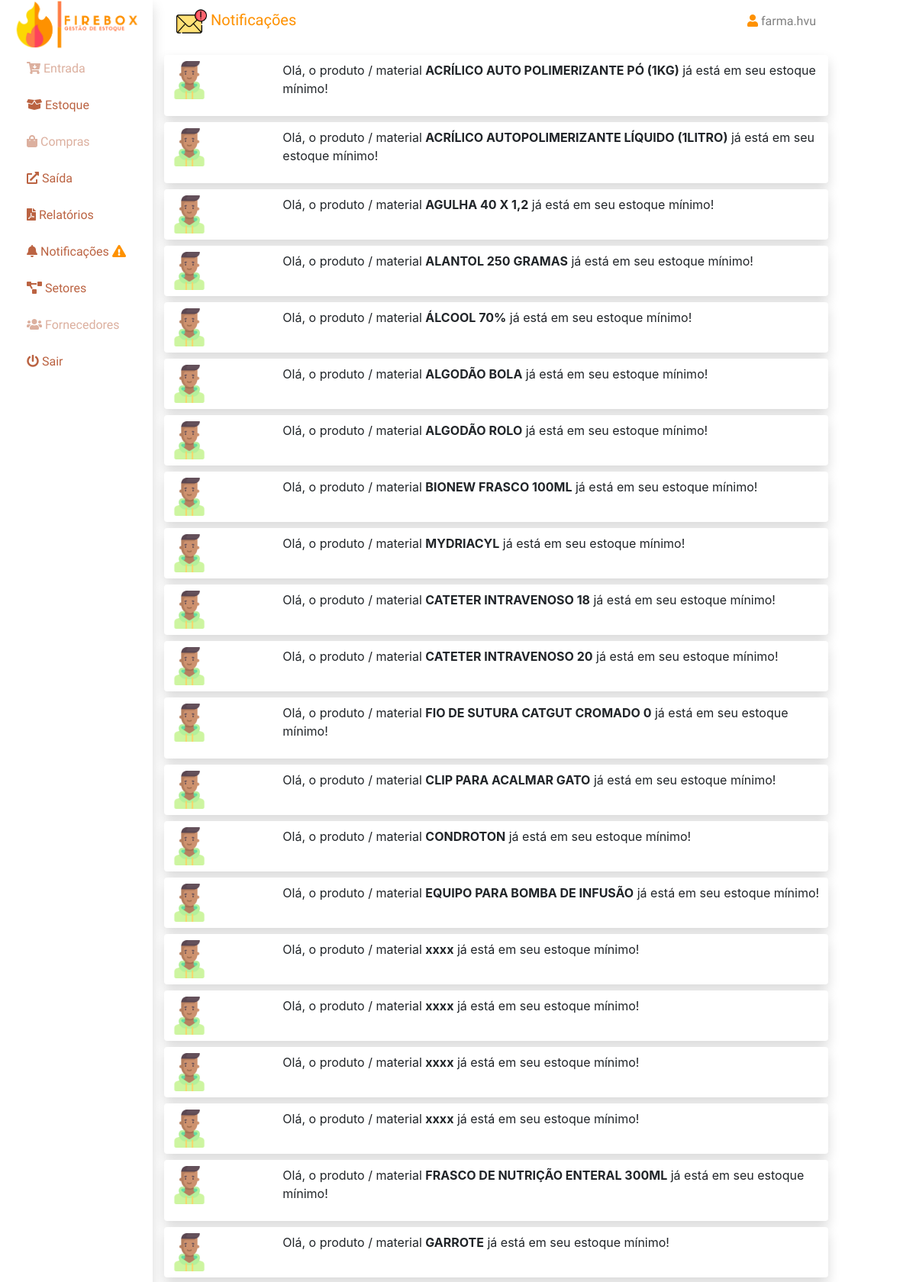
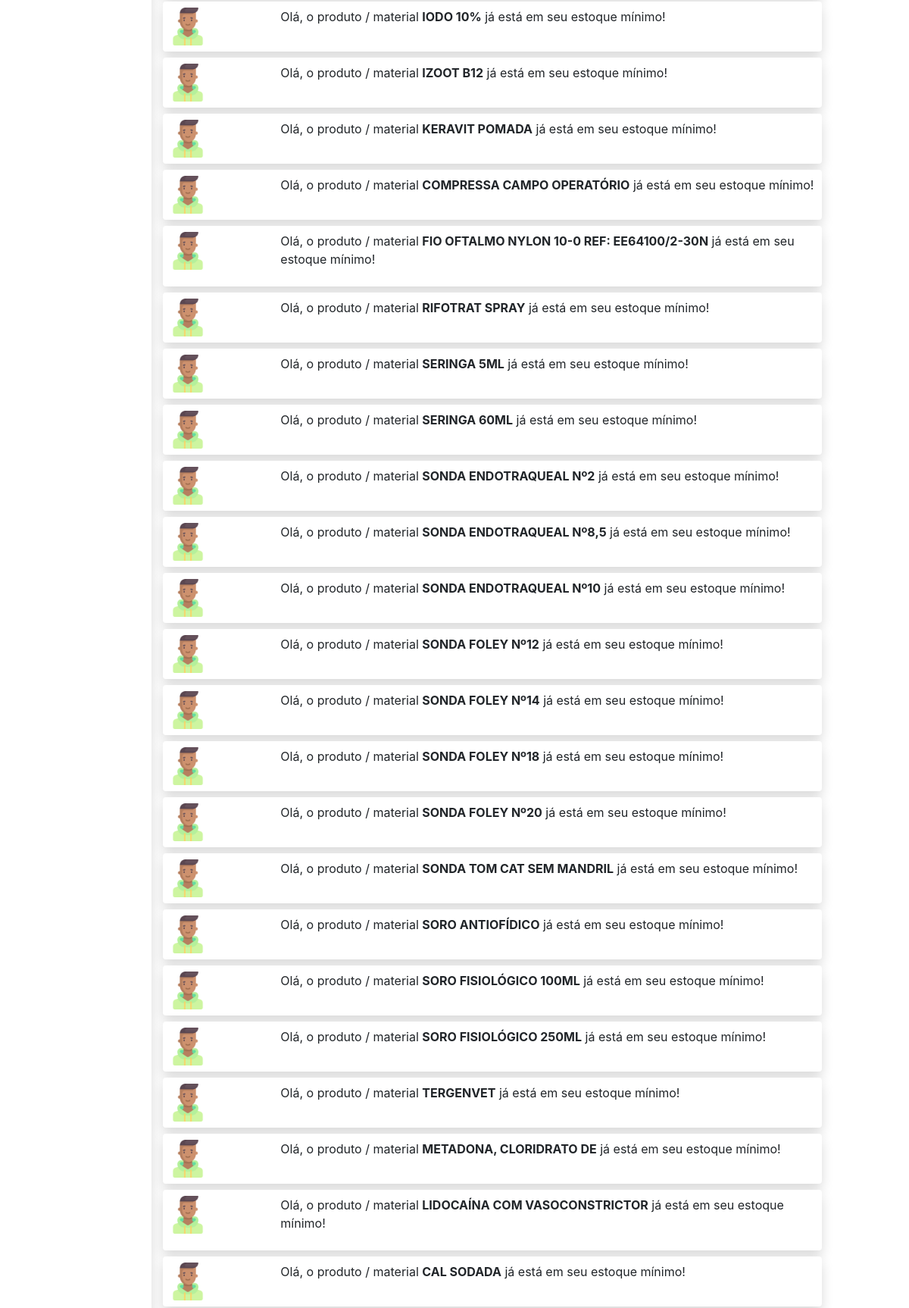
/views/notificacao/notificacao.php (signed in, upper part), run on the app's committed database (2 pictures, top to bottom).
### tables this page shows
CREATE TABLE `tbl_estoque` (
  `id_estoque` int(11) NOT NULL,
  `produto_e` varchar(120) DEFAULT NULL,
  `quantidade_e` varchar(100) DEFAULT NULL,
  `valor_un_e` varchar(100) DEFAULT '0',
  `estoque_minimo_e` varchar(50) DEFAULT NULL,
  `apresentacao` varchar(255) DEFAULT NULL,
  `concentracao` varchar(255) DEFAULT NULL,
  `forma_farmaceutica` varchar(255) DEFAULT NULL,
  `principio_ativo` varchar(255) DEFAULT NULL
);

### back/controllers/conexao.php (called while the page is built, shortened)
<?php
class PDOconectar
{
    public static function conectar()
    {
        try {
            return new PDO("mysql:host=localhost;dbname=boxhub;charset=utf8","root","",
               array(PDO::MYSQL_ATTR_INIT_COMMAND => "SET NAMES utf8"));
        } catch (PDOException $ex) {
            echo "Erro: " . $ex->getMessage();
        }
    }
}
?>

### back/controllers/bhCRUD.php (called while the page is built, shortened)
<?php
require_once('conexao.php');
class BhCRUD
{
    public $conn = null;
    function __construct()
    {
        $this->conn = PDOconectar::conectar();
    }
    public function ver_notificacoes()
    {
        $ver = $this->conn->prepare("SELECT * FROM tbl_estoque");
        $ver->execute();
        return $ver->fetchAll(PDO::FETCH_OBJ);
    }
}

### views/notificacao/notificacao.php (the view, shortened to what this page needs)
<?php
require_once('../../back/controllers/bhCRUD.php');
$f = new BhCRUD();
?>
<!DOCTYPE html>
<html lang="pt-br">
<head>
    <link rel="stylesheet" type="text/css" href="https://cdn.datatables.net/v/bs4-4.1.1/dt-1.10.18/datatables.min.css"/>
    <link rel="stylesheet" href="../../css/style.min.css">
    <link rel="stylesheet" href="https://use.fontawesome.com/releases/v5.8.1/css/all.css"
>
</head>
<body>
<div class="container-fluid">
    <div class="row">
        <?php include_once "../componentes/menu.php" ?>
        <div class="col-9">
            <div class="">
                <nav class="navbar navbar-expand-lg navbar-light">
                    <h5 class="text-primary roboto-condensed"><img src="../../images/mail.png" class="img-fluid"
                                                                   width="40">
                        Notificações</h5>
                    <div class="collapse navbar-collapse" id="conteudoNavbarSuportado">
                        <div class="form-inline my-2 my-lg-0">
                            <h6 class="text-black-50 roboto-condensed"><i
                                        class="fas fa-user text-primary"></i> <?= $_SESSION['user'] ?></h6>
                        </div>
                    </div>
                </nav>
                <div class="text-center mt-2">
                    <?php
                    $produtos = $f->ver_notificacoes();
                    foreach ($produtos as $valores) {
                        if($valores->quantidade_e<= $valores->estoque_minimo_e){
                        ?>
                        <div class="shadow p-2 mb-2 bg-white rounded col-12">
                            <div class="row">
                                <div class="col-2">
                                    <img src="../../images/boy.png" width="50" class="rounded float-left" alt="...">
                                </div>
                                <div class="col-10 text-left">
                                    <p>Olá, o produto / material <strong><?= $valores->produto_e ?></strong> já está em
                                        seu estoque mínimo!</p>
                                </div>
                            </div>
                        </div>
                    <?php }} ?>
                </div>
            </div>
        </div>
    </div>
</div>
</body>
</html>

### views/componentes/menu.php
<div class="col-2 roboto-condensed shadow">
    <div class="text-center">
        <a href="../../index.php">
            <img src="../../images/logo-fire.png" class="img-fluid" width="300">
        </a>
    </div>
    <ul class="list-group list-group-flush">
        <a href="<?= ($_SESSION['user'] == 'compras.hvu') ? '../notaf/n_nota_fiscal.php' : '' ?>"
           class="<?= ($_SESSION['user'] != 'compras.hvu') ? 'isDisabled' : '' ?> text-menu-color-2">
            <li class="list-group-item border-0">
                <i class="fas fa-cart-arrow-down"></i> Entrada
            </li>
        </a>
        <a href="../estoque/nv_estoque.php" class="text-menu-color-2">
            <li class="list-group-item border-0"><i class="fas fa-box-open"></i> Estoque</li>
        </a>
        <a href="<?= ($_SESSION['user'] == 'compras.hvu') ? '../compra/n_ordemcompra.php' : '' ?>"
           class="<?= ($_SESSION['user'] != 'compras.hvu') ? 'isDisabled' : '' ?> text-menu-color-2">
            <li class="list-group-item border-0">
                <i class=" fas fa-shopping-bag"></i> Compras
            </li>
        </a>
        <a href="<?= ($_SESSION['user'] == 'farma.hvu') ? '../saidasetor/s_data_setor.php' : '' ?>"
           class="<?= ($_SESSION['user'] == 'farma.hvu') ? '' : 'isDisabled' ?> text-menu-color-2">
            <li class="list-group-item border-0">
                <i class="fas fa-external-link-alt"></i> Saída
            </li>
        </a>
        <a href="<?= ($_SESSION['user'] == 'farma.hvu') ? '../relatorio/n_relatorio.php' : '' ?>"
           class="<?= ($_SESSION['user'] != 'farma.hvu') ? 'isDisabled' : '' ?> text-menu-color-2">
            <li class="list-group-item border-0 <?= ($_SESSION['user'] != 'farma.hvu') ? 'isDisabled' : '' ?>">
                <i class=" fas fa-file-pdf"></i> Relatórios
            </li>
        </a>
        <a href="../notificacao/notificacao.php" class="text-menu-color-2">
            <li class="list-group-item border-0">
                <i class=" fas fa-bell"></i>
                Notificações
                <span class="float-right">
            <i class="fas fa-exclamation-triangle text-primary"></i>
        </span>
            </li>
        </a>
        <a href="<?= ($_SESSION['user'] == 'farma.hvu') ? '../setores/n_setores.php' : '' ?>"
           class="<?= ($_SESSION['user'] != 'farma.hvu') ? 'isDisabled' : '' ?> text-menu-color-2">
            <li class="list-group-item border-0 <?= ($_SESSION['user'] != 'farma.hvu') ? 'isDisabled' : '' ?>">
                <i class="fas fa-project-diagram"></i> Setores
            </li>
        </a>
        <a href="<?= ($_SESSION['user'] == 'compras.hvu') ? '../fornecedores/fornecedores.php' : '' ?>"
           class="<?= ($_SESSION['user'] != 'compras.hvu') ? 'isDisabled' : '' ?> text-menu-color-2">
            <li class="list-group-item border-0">
                <i class="fas fa-users"></i> Fornecedores
            </li>
        </a>
        <a href="../../back/response/user/destroy_sessao.php" class="text-menu-color-2">
            <li class="list-group-item border-0">
                <i class="fas fa-power-off"></i> Sair
            </li>
        </a>
    </ul>
</div>

### data on the page
tbl_estoque: produto_e "ACRÍLICO AUTO POLIMERIZANTE PÓ (1KG)"
tbl_estoque: produto_e "ACRÍLICO AUTOPOLIMERIZANTE LÍQUIDO (1LITRO)"
tbl_estoque: produto_e "AGULHA 40 X 1,2"
tbl_estoque: produto_e "ALANTOL 250 GRAMAS"
tbl_estoque: produto_e "ÁLCOOL 70%"
tbl_estoque: produto_e "ALGODÃO BOLA"
tbl_estoque: produto_e "ALGODÃO ROLO"
tbl_estoque: produto_e "BIONEW FRASCO 100ML"
tbl_estoque: produto_e "MYDRIACYL"
tbl_estoque: produto_e "CATETER INTRAVENOSO 18"
tbl_estoque: produto_e "CATETER INTRAVENOSO 20"
tbl_estoque: produto_e "FIO DE SUTURA CATGUT CROMADO 0"
tbl_estoque: produto_e "CLIP PARA ACALMAR GATO"
tbl_estoque: produto_e "CONDROTON"
tbl_estoque: produto_e "EQUIPO PARA BOMBA DE INFUSÃO"
tbl_estoque: produto_e "xxxx"
tbl_estoque: produto_e "xxxx"
tbl_estoque: produto_e "xxxx"
tbl_estoque: produto_e "xxxx"
tbl_estoque: produto_e "FRASCO DE NUTRIÇÃO ENTERAL 300ML"
tbl_estoque: produto_e "GARROTE"
tbl_estoque: produto_e "IODO 10%"
tbl_estoque: produto_e "IZOOT B12"
tbl_estoque: produto_e "KERAVIT POMADA"
tbl_estoque: produto_e "COMPRESSA CAMPO OPERATÓRIO"
tbl_estoque: produto_e "FIO OFTALMO NYLON 10-0 REF: EE64100/2-30N"
tbl_estoque: produto_e "RIFOTRAT SPRAY"
tbl_estoque: produto_e "SERINGA 5ML"
tbl_estoque: produto_e "SERINGA 60ML"
tbl_estoque: produto_e "SONDA ENDOTRAQUEAL Nº2"
tbl_estoque: produto_e "SONDA ENDOTRAQUEAL Nº8,5"
tbl_estoque: produto_e "SONDA ENDOTRAQUEAL Nº10"
tbl_estoque: produto_e "SONDA FOLEY Nº12"
tbl_estoque: produto_e "SONDA FOLEY Nº14"
tbl_estoque: produto_e "SONDA FOLEY Nº18"
tbl_estoque: produto_e "SONDA FOLEY Nº20"
tbl_estoque: produto_e "SONDA TOM CAT SEM MANDRIL"
tbl_estoque: produto_e "SORO ANTIOFÍDICO"
tbl_estoque: produto_e "SORO FISIOLÓGICO 100ML"
tbl_estoque: produto_e "SORO FISIOLÓGICO 250ML"
tbl_estoque: produto_e "TERGENVET"
tbl_estoque: produto_e "METADONA, CLORIDRATO DE"
tbl_estoque: produto_e "LIDOCAÍNA COM VASOCONSTRICTOR"
tbl_estoque: produto_e "CAL SODADA"

### other printed values
$_SESSION['user'] "farma.hvu"
